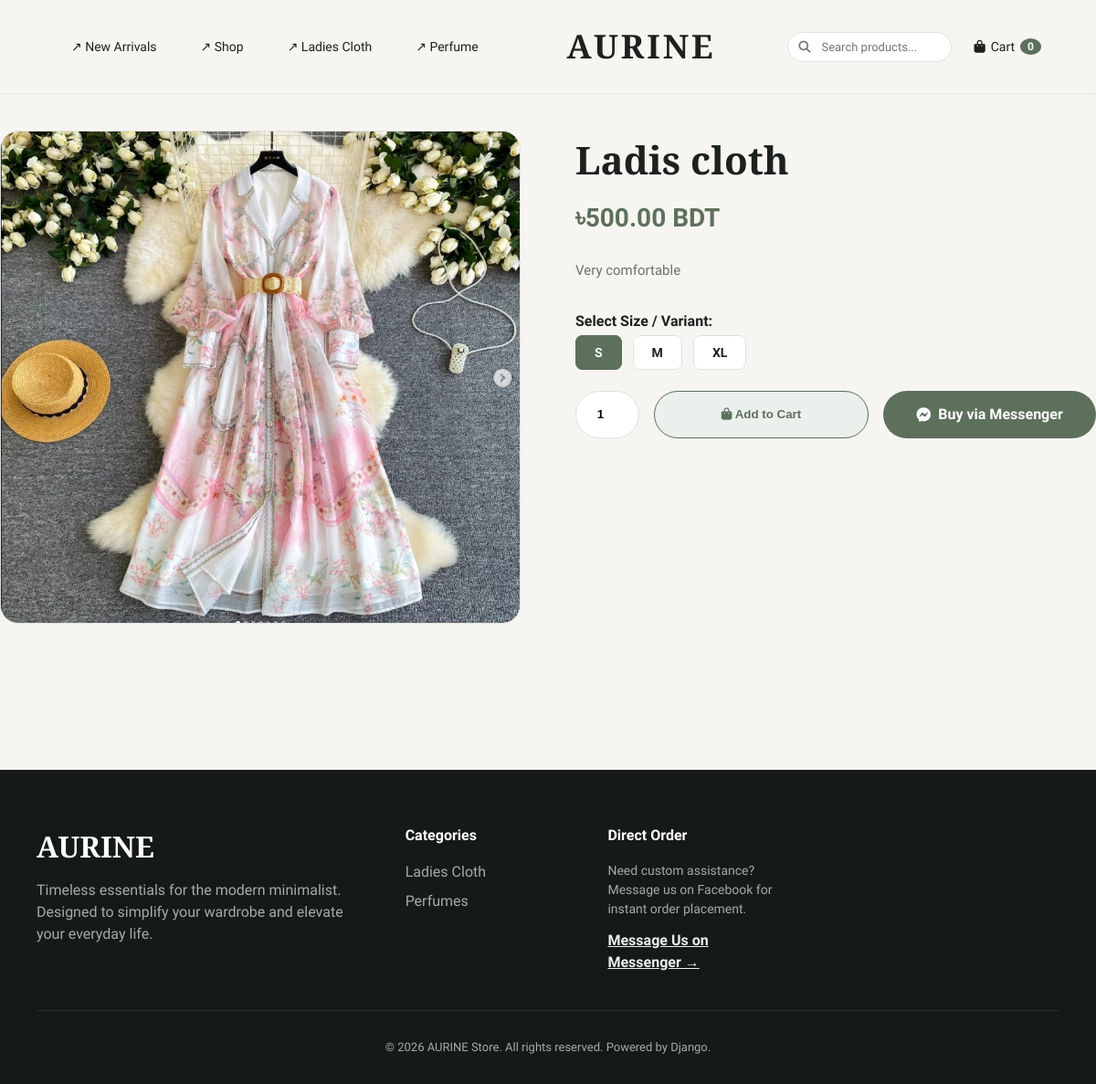
Page /product/ladis-cloth/ on the committed database.
### store/models.py (models this page shows, shortened)
class Product(models.Model):
    category = models.ForeignKey(Category, on_delete=models.CASCADE, related_name='products')
    name = models.CharField(max_length=200)
    slug = models.SlugField(max_length=200, unique=True, blank=True)
    description = models.TextField()
    price = models.DecimalField(max_digits=10, decimal_places=2)
    image = models.ImageField(upload_to='products/', blank=True, null=True)
    is_available = models.BooleanField(default=True)
    is_featured = models.BooleanField(default=False)
    created_at = models.DateTimeField(auto_now_add=True)
    class Meta:
        ordering = ['-created_at']

class ProductSize(models.Model):
    product = models.ForeignKey(Product, on_delete=models.CASCADE, related_name='sizes')
    size_name = models.CharField(max_length=50, help_text="e.g. S, M, L, XL, 50ml, 100ml")

### store/views.py (the view)
# urls.py: path('product/<slug:slug>/', views.product_detail, name='product_detail'),
def product_detail(request, slug):
    product = get_object_or_404(Product, slug=slug, is_available=True)
    return render(request, 'store/product_detail.html', {'product': product})

### store/cart.py (called while the page is built)
    def __len__(self):
        return sum(item['quantity'] for item in self.cart.values())

### store/context_processors.py (called while the page is built)
def cart_context(request):
    return {'cart': Cart(request)}

### templates/store/product_detail.html (shortened to what this page needs)
{% extends 'store/base.html' %}
{% load static %}
{% block content %}
<div class="container detail-container">
    <div class="detail-grid">
        <div class="detail-img-box">
            {% if product.image %}
                <img src="{{ product.image.url }}" alt="{{ product.name }}" class="detail-img">
            {% else %}
                <img src="https://images.unsplash.com/photo-1515886657613-9f3515b0c78f?auto=format&fit=crop&w=800&q=80" alt="{{ product.name }}" class="detail-img">
            {% endif %}
        </div>
        <div>
            <h1 class="detail-title">{{ product.name }}</h1>
            <div class="detail-price">৳{{ product.price }} BDT</div>
            <p class="detail-desc">{{ product.description }}</p>
            <form action="{% url 'store:cart_add' product.id %}" method="POST">
                {% if product.sizes.all %}
                    <label style="font-weight:600; margin-bottom:10px; display:block;">Select Size / Variant:</label>
                    <div class="size-selector">
                        {% for size_obj in product.sizes.all %}
                            <label>
                                <span class="size-option-btn {% if forloop.first %}selected{% endif %}">
                                    {{ size_obj.size_name }}
                                </span>
                            </label>
                        {% endfor %}
                    </div>
                {% endif %}
                <div class="action-row">
                    <input type="number" name="quantity" value="1" min="1" max="10" class="qty-input">
                    <button type="submit" class="btn-add-cart"><i class="fa-solid fa-bag-shopping"></i> Add to Cart</button>
                    <a href="{% url 'store:messenger_checkout' %}" class="btn-buy-now" target="_blank">
                        <i class="fa-brands fa-facebook-messenger"></i> Buy via Messenger
                    </a>
                </div>
            </form>
        </div>
    </div>
</div>
{% endblock %}

### templates/store/base.html (style rules this page uses)
:root { --bg-color: #F6F5F2; --card-bg: #FFFFFF; --text-main: #1C211E; --text-muted: #6B726E; --sage-primary: #5D705C; --sage-hover: #485947; --sage-light: #EBF0EC; --border-color: #E2E1DC; --font-serif: 'Cormorant Garamond', serif; --font-sans: 'Plus Jakarta Sans', sans-serif; }
* { box-sizing: border-box; margin: 0; padding: 0; }
body { background-color: var(--bg-color); color: var(--text-main); font-family: var(--font-sans); line-height: 1.5; overflow-x: hidden; }
a { color: inherit; text-decoration: none; }
.container { max-width: 1360px; margin: 0 auto; padding: 0 40px; }

### templates/store/product_detail.html (style rules this page uses)
.detail-container { padding: 40px 0 80px; }
.detail-grid { display: grid; grid-template-columns: 1fr 1fr; gap: 60px; }
.detail-img-box { width: 100%; height: 540px; border-radius: 20px; overflow: hidden; background: #F0EFEA; border: 1px solid var(--border-color); }
.detail-img { width: 100%; height: 100%; object-fit: cover; }
.detail-title { font-family: var(--font-serif); font-size: 42px; font-weight: 700; margin-bottom: 12px; }
.detail-price { font-size: 28px; font-weight: 700; color: var(--sage-primary); margin-bottom: 24px; }
.detail-desc { font-size: 15px; color: var(--text-muted); line-height: 1.7; margin-bottom: 30px; }
.size-selector { display: flex; gap: 12px; margin-bottom: 30px; }
.size-option-btn { padding: 10px 20px; border-radius: 8px; border: 1px solid var(--border-color); background: var(--card-bg); font-size: 14px; font-weight: 600; cursor: pointer; }
.size-option-btn.selected { border-color: var(--sage-primary); background: var(--sage-primary); color: white; }
.action-row { display: flex; gap: 16px; margin-bottom: 40px; }
.qty-input { width: 70px; padding: 12px; border-radius: 30px; border: 1px solid var(--border-color); text-align: center; font-weight: 600; }
.btn-add-cart { flex: 1; background: var(--sage-light); color: var(--sage-primary); border: 1px solid var(--sage-primary); padding: 14px; border-radius: 30px; font-weight: 600; cursor: pointer; }
.btn-buy-now { flex: 1; background: var(--sage-primary); color: white; padding: 14px; border-radius: 30px; font-weight: 600; display: flex; align-items: center; justify-content: center; gap: 8px; }

### rows in the picture
Product: image (picture), name "Ladis cloth", price "500.00", description "Very comfortable"
ProductSize: size_name "S"
ProductSize: size_name "M"
ProductSize: size_name "XL"

### other values in the picture
{{ cart|length }} "0"
